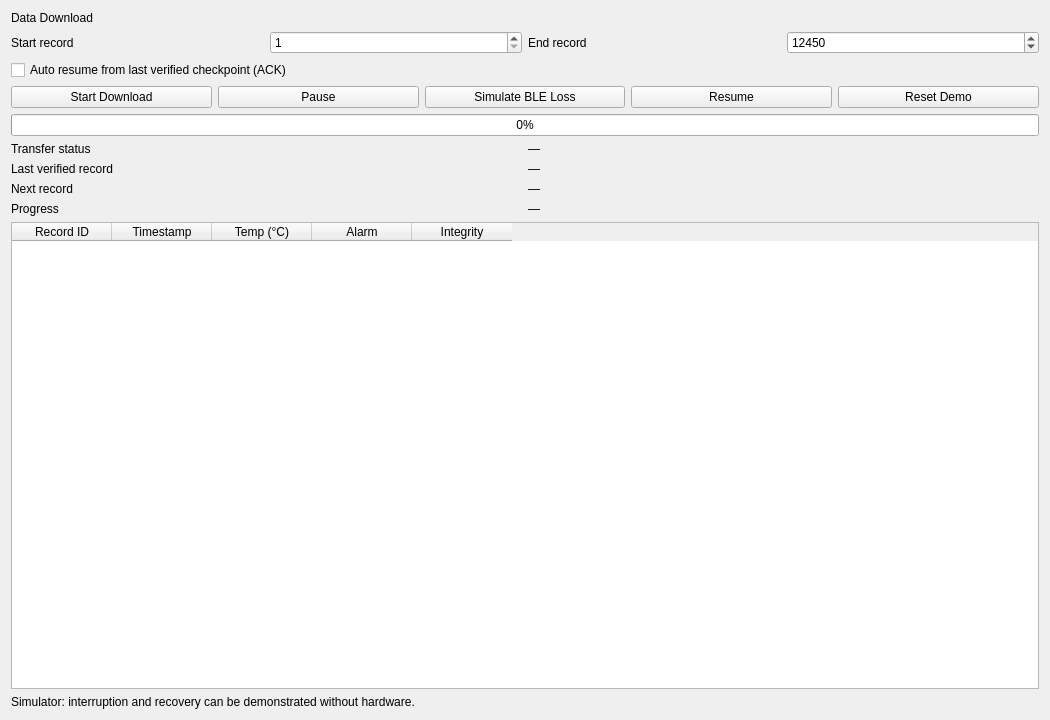
<?xml version='1.0' encoding='UTF-8'?>
<ui version="4.0">
  <class>Data DownloadPage</class>
  <widget class="QWidget" name="Data DownloadPage">
    <property name="geometry">
      <rect>
        <x>0</x>
        <y>0</y>
        <width>1050</width>
        <height>720</height>
      </rect>
    </property>
    <layout class="QVBoxLayout" name="pageLayout">
      <item>
        <widget class="QLabel" name="pageTitle">
          <property name="text">
            <string>Data Download</string>
          </property>
        </widget>
      </item>
      <item>
        <layout class="QHBoxLayout" name="downloadFields">
          <item>
            <widget class="QLabel" name="startRecordLabel">
              <property name="text">
                <string>Start record</string>
              </property>
            </widget>
          </item>
          <item>
            <widget class="QSpinBox" name="startRecordSpin">
              <property name="maximum">
                <number>1000000</number>
              </property>
              <property name="minimum">
                <number>1</number>
              </property>
              <property name="value">
                <number>1</number>
              </property>
            </widget>
          </item>
          <item>
            <widget class="QLabel" name="endRecordLabel">
              <property name="text">
                <string>End record</string>
              </property>
            </widget>
          </item>
          <item>
            <widget class="QSpinBox" name="endRecordSpin">
              <property name="maximum">
                <number>1000000</number>
              </property>
              <property name="value">
                <number>12450</number>
              </property>
            </widget>
          </item>
        </layout>
      </item>
      <item>
        <widget class="QCheckBox" name="autoResumeCheckBox">
          <property name="text">
            <string>Auto resume from last verified checkpoint (ACK)</string>
          </property>
        </widget>
      </item>
      <item>
        <layout class="QHBoxLayout" name="downloadActions">
          <item>
            <widget class="QPushButton" name="startDownloadButton">
              <property name="text">
                <string>Start Download</string>
              </property>
            </widget>
          </item>
          <item>
            <widget class="QPushButton" name="pauseDownloadButton">
              <property name="text">
                <string>Pause</string>
              </property>
            </widget>
          </item>
          <item>
            <widget class="QPushButton" name="interruptButton">
              <property name="text">
                <string>Simulate BLE Loss</string>
              </property>
            </widget>
          </item>
          <item>
            <widget class="QPushButton" name="resumeButton">
              <property name="text">
                <string>Resume</string>
              </property>
            </widget>
          </item>
          <item>
            <widget class="QPushButton" name="resetDownloadButton">
              <property name="text">
                <string>Reset Demo</string>
              </property>
            </widget>
          </item>
        </layout>
      </item>
      <item>
        <widget class="QProgressBar" name="downloadProgressBar">
          <property name="value">
            <number>0</number>
          </property>
        </widget>
      </item>
      <item>
        <layout class="QHBoxLayout" name="downloadStatusRow">
          <item>
            <widget class="QLabel" name="downloadStatusLabel">
              <property name="text">
                <string>Transfer status</string>
              </property>
            </widget>
          </item>
          <item>
            <widget class="QLabel" name="downloadStatusValue">
              <property name="text">
                <string>—</string>
              </property>
            </widget>
          </item>
        </layout>
      </item>
      <item>
        <layout class="QHBoxLayout" name="lastVerifiedRow">
          <item>
            <widget class="QLabel" name="lastVerifiedLabel">
              <property name="text">
                <string>Last verified record</string>
              </property>
            </widget>
          </item>
          <item>
            <widget class="QLabel" name="lastVerifiedValue">
              <property name="text">
                <string>—</string>
              </property>
            </widget>
          </item>
        </layout>
      </item>
      <item>
        <layout class="QHBoxLayout" name="nextRecordRow">
          <item>
            <widget class="QLabel" name="nextRecordLabel">
              <property name="text">
                <string>Next record</string>
              </property>
            </widget>
          </item>
          <item>
            <widget class="QLabel" name="nextRecordValue">
              <property name="text">
                <string>—</string>
              </property>
            </widget>
          </item>
        </layout>
      </item>
      <item>
        <layout class="QHBoxLayout" name="downloadSpeedRow">
          <item>
            <widget class="QLabel" name="downloadSpeedLabel">
              <property name="text">
                <string>Progress</string>
              </property>
            </widget>
          </item>
          <item>
            <widget class="QLabel" name="downloadSpeedValue">
              <property name="text">
                <string>—</string>
              </property>
            </widget>
          </item>
        </layout>
      </item>
      <item>
        <widget class="QTableWidget" name="downloadTable">
          <property name="alternatingRowColors">
            <bool>true</bool>
          </property>
          <property name="selectionBehavior">
            <enum>QAbstractItemView::SelectRows</enum>
          </property>
          <property name="editTriggers">
            <set>QAbstractItemView::NoEditTriggers</set>
          </property>
          <property name="columnCount">
            <number>5</number>
          </property>
          <property name="rowCount">
            <number>0</number>
          </property>
          <column>
            <property name="text">
              <string>Record ID</string>
            </property>
          </column>
          <column>
            <property name="text">
              <string>Timestamp</string>
            </property>
          </column>
          <column>
            <property name="text">
              <string>Temp (°C)</string>
            </property>
          </column>
          <column>
            <property name="text">
              <string>Alarm</string>
            </property>
          </column>
          <column>
            <property name="text">
              <string>Integrity</string>
            </property>
          </column>
        </widget>
      </item>
      <item>
        <widget class="QLabel" name="downloadWarningLabel">
          <property name="text">
            <string>Simulator: interruption and recovery can be demonstrated without hardware.</string>
          </property>
        </widget>
      </item>
    </layout>
  </widget>
  <resources/>
  <connections/>
</ui>
